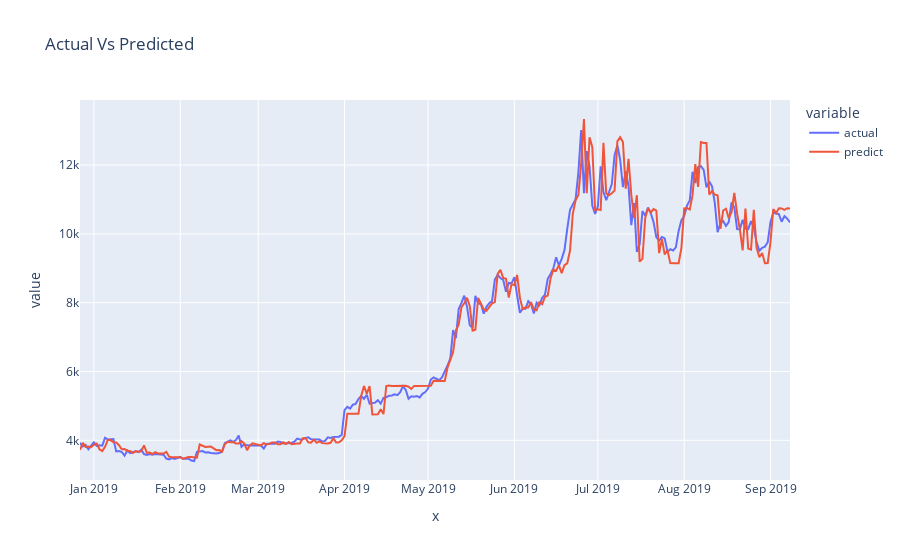

The code cell stored with this chart in its notebook:
### Code cell
# plot Prices
df = pd.DataFrame( data = {  "Date": X_test.index , "actual":y_test , "predict":predict })
fig = px.line(df, x=X_test.index, y=['actual','predict'], title='Actual Vs Predicted')
fig.show()

### Figure 1 — Plotly figure (JSON) as saved in the notebook; plotly's stock layout.template omitted (floating-point values rounded to 4 significant figures; data arrays with more than 128 entries replaced by an {"elided": "..."} marker saying what was removed)
{"data": [{"hovertemplate": "variable=actual<br>x=%{x}<br>value=%{y}<extra></extra>", "legendgroup": "actual", "line": {"color": "#636efa", "dash": "solid"}, "marker": {"symbol": "circle"}, "mode": "lines", "name": "actual", "orientation": "v", "showlegend": true, "type": "scatter", "x": {"elided": "256 str values"}, "xaxis": "x", "y": {"elided": "256 float values"}, "yaxis": "y"}, {"hovertemplate": "variable=predict<br>x=%{x}<br>value=%{y}<extra></extra>", "legendgroup": "predict", "line": {"color": "#EF553B", "dash": "solid"}, "marker": {"symbol": "circle"}, "mode": "lines", "name": "predict", "orientation": "v", "showlegend": true, "type": "scatter", "x": {"elided": "256 str values"}, "xaxis": "x", "y": {"elided": "256 float values"}, "yaxis": "y"}], "layout": {"legend": {"title": {"text": "variable"}, "tracegroupgap": 0}, "title": {"text": "Actual Vs Predicted"}, "xaxis": {"anchor": "y", "domain": [0, 1], "title": {"text": "x"}}, "yaxis": {"anchor": "x", "domain": [0, 1], "title": {"text": "value"}}}}
